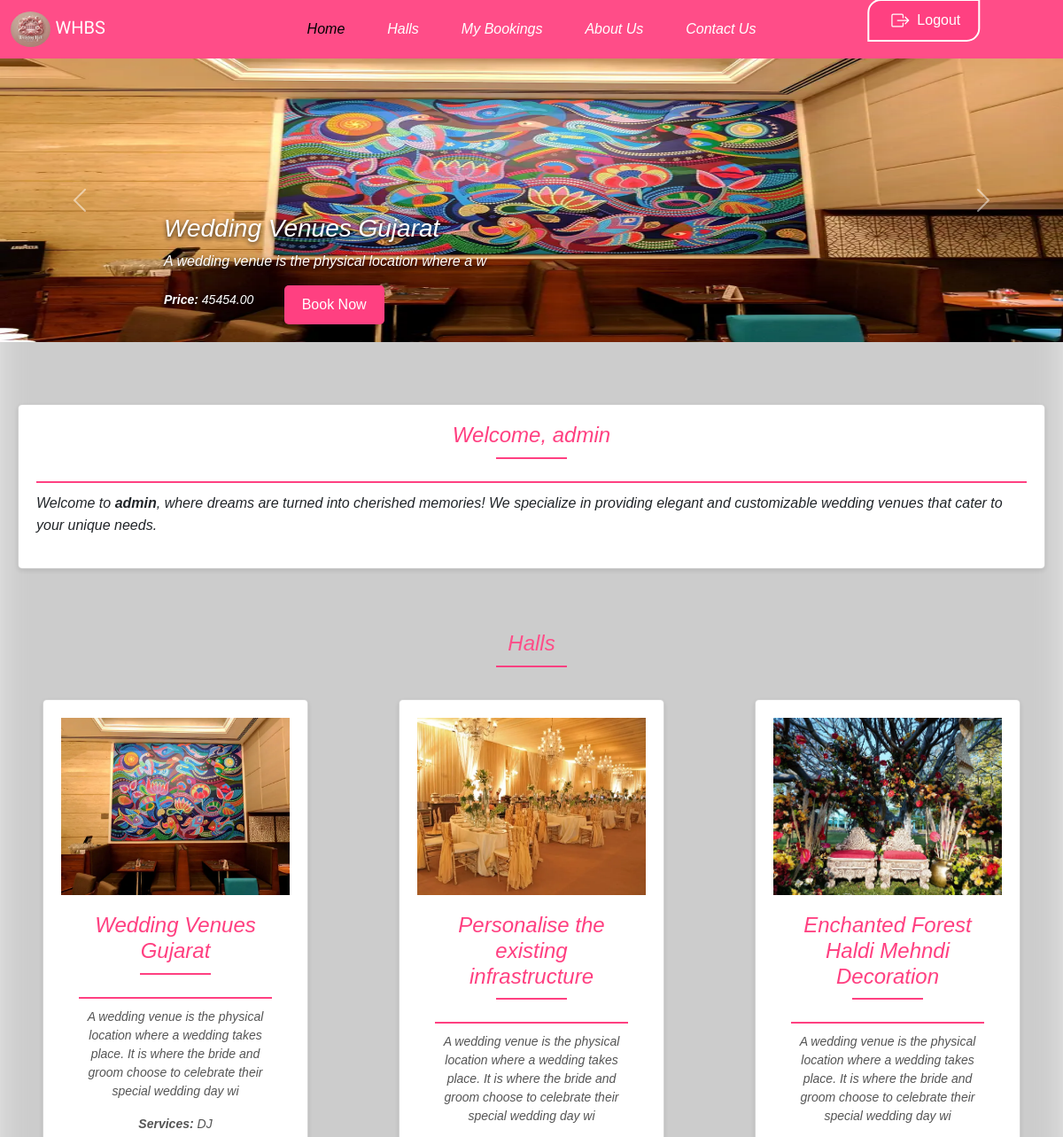
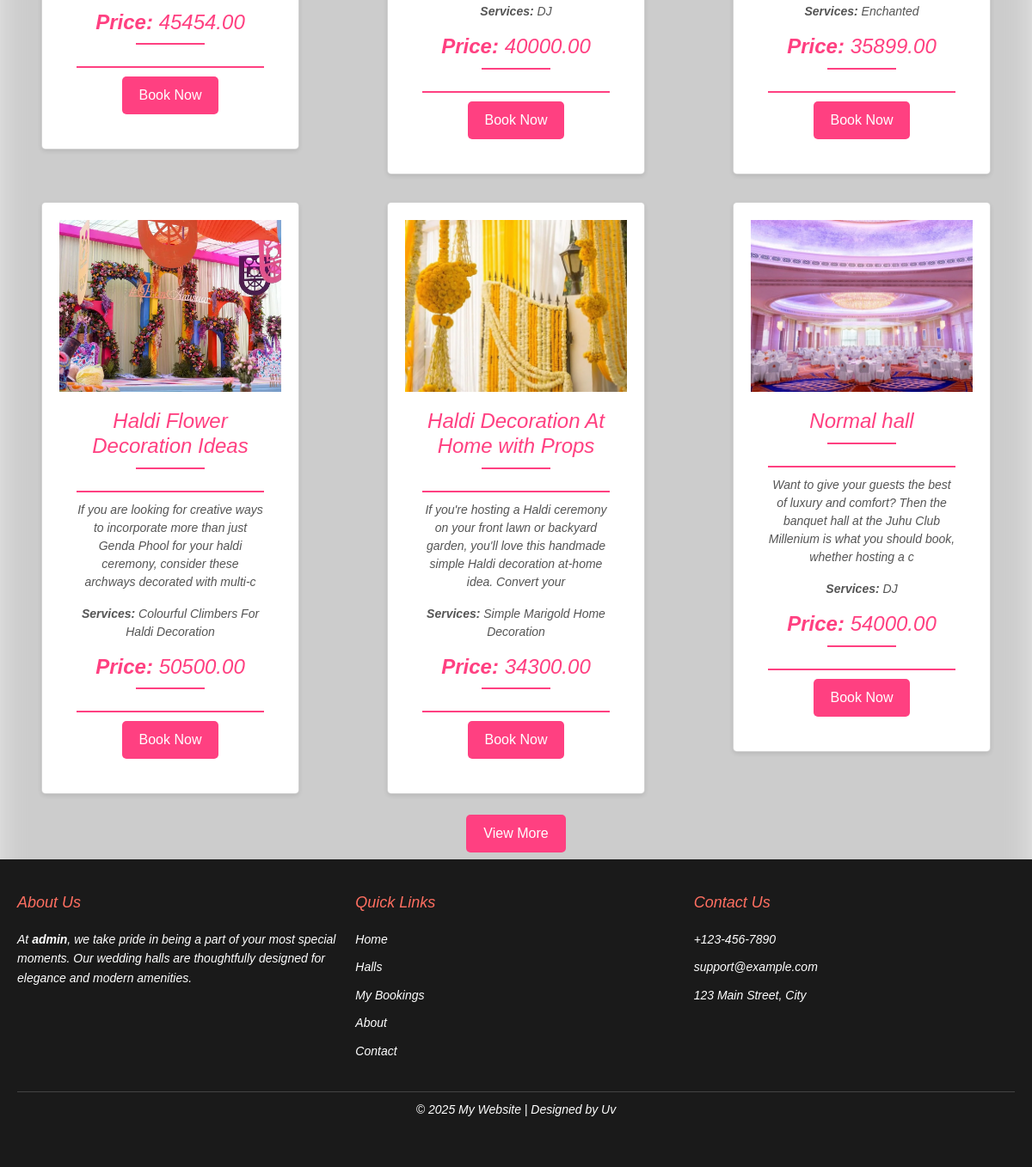
Page / (signed in) on the committed database (2 pictures, top to bottom).
### whbs_app/models.py (models this page shows, shortened)
class Hall(models.Model):
    title = models.CharField(max_length=200)  # Title of the hall
    description = models.TextField()  # Description of the hall
    price = models.DecimalField(max_digits=10, decimal_places=2)  # Price of the hall for booking
    image = models.ImageField(upload_to='halls/')  # Image of the hall
    services = models.CharField(max_length=200)  # Services available at the hall
    date = models.DateTimeField(default=timezone.now)  # Date when the hall was added

### whbs_app/views.py (the view)
# urls.py: path('', home, name='home'),  # Display available halls, home page view
@login_required(login_url='login')  # User must be logged in to view this page
def home(request):
    halls = Hall.objects.all()  # Fetch all halls from the database
    return render(request, 'whbs/index.html', {'halls': halls})  # Render the 'index.html' template with the halls data

### whbs_app/templates/whbs/index.html (shortened to what this page needs)
{% load static %}
<!doctype html>
<html lang="en">
  <head>
    <link href="https://cdn.jsdelivr.net/npm/bootstrap@5.3.3/dist/css/bootstrap.min.css" rel="stylesheet">
    <link href="{% static 'css/style.css' %}" rel="stylesheet">
  </head>
  <body>
    <nav class="navbar navbar-expand-lg backColor">
      <div class="container-fluid">
        <a class="navbar-brand myAnim" href="{% url 'home' %}">
          <img src="{% static 'images/whbs_logo.webp' %}" class="logoimg">
          <span class="agbalumo-regular">WHBS</span>
        </a>
        <div class="collapse navbar-collapse" id="navbarSupportedContent">
          <ul class="navbar-nav me-auto mb-2 mb-lg-0 position-absolute top-50 start-50 translate-middle">
            <li class="nav-item">
              <a class="nav-link activ my-2 mx-3" aria-current="page" href="{% url 'home' %}">Home</a>
            </li>
            <li class="nav-item">
              <a class="nav-link my-2 mx-3" aria-current="page" href="{% url 'halls' %}">Halls</a>
            </li>
            <li class="nav-item">
              <a class="nav-link my-2 mx-3" aria-current="page" href="{% url 'my_bookings' %}">My Bookings</a>
            </li>
            <li class="nav-item">
              <a class="nav-link my-2 mx-3" aria-current="page" href="{% url 'about' %}">About Us</a>
            </li>
            <li class="nav-item">
              <a class="nav-link my-2 mx-3" aria-current="page" href="{% url 'contact' %}">Contact Us</a>
            </li>
          </ul>
        </div>
        {% if user.is_authenticated %}
        <a href="{% url 'logout' %}">
          <button class="btn btn-outline-success position-absolute translate-middle">
            Logout
          </button>
        </a>
        {% else %}
        <a href="{% url 'login' %}">
          <button class="btn btn-outline-success position-absolute translate-middle">Login</button>
        </a>
        {% endif %}
      </div>
    </nav>
    <div id="carouselExampleFade" class="carousel slide carousel-fade">
      <div class="carousel-inner">
        {% for hall in halls %}
        <div class="carousel-item {% if forloop.first %}active{% endif %}">
          <img src="/media/{{hall.image}}" class="d-block w-100" style="height:320px" alt="...">
          <div class="caption">
            <h3>{{hall.title}}</h3>
            <p>{{hall.description|slice:":50"}}</p>
            <small><b>Price:</b> {{hall.price}}</small>
            <a href="{% url 'book_hall' hall.id %}">
              <button class="sliderbtn btn btn-secondary">Book Now</button>
            </a>
          </div>
        </div>
        {% endfor %}
      </div>
      <button class="carousel-control-prev" type="button" data-bs-target="#carouselExampleFade" data-bs-slide="prev">
        <span class="carousel-control-prev-icon" aria-hidden="true"></span>
      </button>
      <button class="carousel-control-next" type="button" data-bs-target="#carouselExampleFade" data-bs-slide="next">
        <span class="carousel-control-next-icon" aria-hidden="true"></span>
      </button>
    </div>
    <div class="container-3">
      <div class="card about-card">
        <center>
          {% if user.is_authenticated %}
          <h2>Welcome, {{user.username}}</h2>
          {% else %}
          <h2>Welcome</h2>
          {% endif %}
        </center>
        <p>
          Welcome to <b>{{ user.username }}</b>, where dreams are turned into cherished memories! We specialize in providing elegant and customizable wedding venues that cater to your unique needs.
        </p>
      </div>
    </div>
    <div class="row">
      <div class="color">
        <h2 class="halls">Halls</h2>
      </div>
      {% for hall in halls %}
      <div class="col-3 my-3 rowCol">
        <div class="card">
          <div class="card-image">
            <img src="/media/{{hall.image}}" alt="Card Image">
          </div>
          <div class="card-content">
            <h2>{{hall.title}}</h2>
            <p>{{hall.description|slice:":150"}}</p>
            <p><b>Services:</b> {{hall.services}}</p>
            <center>
              <h2><b>Price:</b> {{hall.price}}</h2>
              <a href="{% url 'book_hall' hall.id %}">
                <button type="button" class="btn btn-secondary">Book Now</button>
              </a>
            </center>
          </div>
        </div>
      </div>
      {% endfor %}
    </div>
    <center>
      <a href="{% url 'halls' %}">
        <button type="button" class="btn btn-secondary my-2">View More</button>
      </a>
    </center>
    <footer class="footer">
      <div class="footer-container">
        <div class="footer-section">
          <h3>About Us</h3>
          <p>At <b>{{user.username}}</b>, we take pride in being a part of your most special moments. Our wedding halls are thoughtfully designed for elegance and modern amenities.</p>
        </div>
        <div class="footer-section">
          <h3>Quick Links</h3>
          <ul>
            <li><a href="{% url 'home' %}">Home</a></li>
            <li><a href="{% url 'halls' %}">Halls</a></li>
            <li><a href="{% url 'my_bookings' %}">My Bookings</a></li>
            <li><a href="{% url 'about' %}">About</a></li>
            <li><a href="{% url 'contact' %}">Contact</a></li>
          </ul>
        </div>
        <div class="footer-section">
          <h3>Contact Us</h3>
          <ul>
            <li> +123-456-7890</li>
            <li> support@example.com</li>
            <li> 123 Main Street, City</li>
          </ul>
        </div>
      </div>
      <div class="footer-bottom">
        <p>&copy; 2025 My Website | Designed by Uv</p>
      </div>
    </footer>
  </body>
</html>

### whbs_app/static/css/style.css (style rules this page uses)
.agbalumo-regular { font-family: "Agbalumo", serif; font-weight: 400; font-style: normal; color: white; }
body { background-color: #e6e6e6; margin: 0; padding: 0; font-family: "Playwrite AU SA", serif; font-optical-sizing: auto; font-weight: weight; font-style:oblique; }
.backColor { background-color: #ff4d88; }
.logoimg { border-radius: 50%; height: 40px; width: 45px; }
.halls { text-align: center; }
.nav-link { color: white; }
.activ { color: #000000; border-color: none; }
.footer { background-color: #1a1a1a; color: #fff; padding: 40px 20px; position: relative; bottom: 0; width: 100%; }
.footer-container { display: flex; justify-content: space-between; flex-wrap: wrap; gap: 20px; }
.footer-section { flex: 1 1 30%; min-width: 250px; }
.footer-section h3 { font-size: 18px; margin-bottom: 20px; color: #ff6f61; }
.footer-section p { font-size: 14px; line-height: 1.6; }
.footer-section ul { list-style: none; padding: 0; }
.footer-section ul li { margin: 10px 0; font-size: 14px; line-height: 1.6; }
.footer-section ul li a { color: #fff; text-decoration: none; transition: color 0.3s; }
.footer-bottom { text-align: center; margin-top: 20px; border-top: 1px solid #444; padding-top: 10px; font-size: 14px; }
.my-3 { margin-left: 7.1rem; }
.card { position: relative; width: 300px; border-radius: 15px; overflow: hidden; box-shadow: 0 8px 16px rgba(0, 0, 0, 0.2); backdrop-filter: blur(10px); background: rgba(255, 255, 255, 0.7); transition: transform 0.3s, box-shadow 0.3s; }
.card-image img { width: 100%; height: 200px; object-fit: cover; }
.card-content { padding: 20px; text-align: center; }
.card-content h2 { font-size: 24px; margin: 0; color: #333; }
.card-content p { font-size: 14px; color: #555; margin-top: 10px; }
body::before { content: ''; position: absolute; top: 0; left: 0; width: 100%; height: 100%; background-image: url('https://via.placeholder.com/1920x1080'); background-size: cover; background-position: center; filter: blur(15px); z-index: -1; }
.active { background-color: whitesmoke; border-radius: 20px; padding: 0, 10px, 0, 10px; }
.btn-outline-success { right: 30px; bottom: -4.7px; }
body { font-family: Arial, sans-serif; background-color: #f5f5f5; margin: 0; padding: 0; }
.container-3 { display: flex; gap: 20px; max-width: 1200px; margin: 50px auto; padding: 20px; flex-wrap: wrap; }
.card { background-color: #fff; border-radius: 5px; box-shadow: 0 2px 5px rgba(0, 0, 0, 0.1); padding: 20px; flex: 1; min-width: 300px; }
.about-card { flex: 2; }
.card h2 { margin-top: 0; color: #ff4081; border-bottom: 2px solid #ff4081; padding-bottom: 5px; }
.about-card p { line-height: 1.6; margin-bottom: 15px; }
.btn { background-color: #ff4081; color: #fff; border: none; padding: 10px 20px; font-size: 16px; border-radius: 5px; cursor: pointer; margin-top: 10px; align-self: flex-end; }
body { font-family: Arial, sans-serif; background-color: #e8e8e8; margin: 0; padding: 0; }
h2 { font-size: 24px; color: #333; margin-bottom: 10px; }
h2::after { content: ""; display: block; width: 80px; height: 2px; background-color: #ff4081; margin: 10px auto 20px; }
.caption { position: absolute; bottom: 20px; left: 20px; color: white; text-shadow: 0 2px 5px rgba(0, 0, 0, 0.8); }
.caption p { font-size: 16px; margin: 5px 0; }
.caption small { font-size: 14px; }
.sliderbtn { margin-left: 30px; }
.caption { position: absolute; left: 185px; }
.btn-outline-success { color: #ffffff; border-radius: 15px 0 15px 0; border: 2px solid rgb(255, 255, 255); top: 18px; }
@media (max-width:1340px) { .rowCol { margin-left: 5rem; } }
@media (max-width:1200px) { .rowCol { margin-left: 3rem; margin-right: 3rem; } }
.halls { color: #ff4d88; }
.myAnim { animation: myAnim 3s ease 0s 1 normal forwards; }
.nav-item { animation: navani 3s ease 0s 1 normal forwards; }
.card { animation: cardani 2s ease 0s 1 normal forwards; }

### rows in the picture
Hall: image (picture), title "Wedding Venues Gujarat", description "A wedding venue is the physical location where a w", price "45454.00", description "A wedding venue is the physical location where a wedding takes place. It is where the bride and groom choose to celebrate their special wedding day wi", services "DJ"
Hall: image (picture), title "Personalise the existing infrastructure", description "A wedding venue is the physical location where a wedding takes place. It is where the bride and groom choose to celebrate their special wedding day wi", services "DJ", price "40000.00"
Hall: image (picture), title "Enchanted Forest Haldi Mehndi Decoration", description "A wedding venue is the physical location where a wedding takes place. It is where the bride and groom choose to celebrate their special wedding day wi", services "Enchanted", price "35899.00"
Hall: image (picture), title "Haldi Flower Decoration Ideas", description "If you are looking for creative ways to incorporate more than just Genda Phool for your haldi ceremony, consider these archways decorated with multi-c", services "Colourful Climbers For Haldi Decoration", price "50500.00"
Hall: image (picture), title "Haldi Decoration At Home with Props", description "If you're hosting a Haldi ceremony on your front lawn or backyard garden, you'll love this handmade simple Haldi decoration at-home idea. Convert your", services "Simple Marigold Home Decoration", price "34300.00"
Hall: image (picture), title "Normal hall", description "Want to give your guests the best of luxury and comfort? Then the banquet hall at the Juhu Club Millenium is what you should book, whether hosting a c", services "DJ", price "54000.00"

### other values in the picture
{{ user.username }} "admin"
